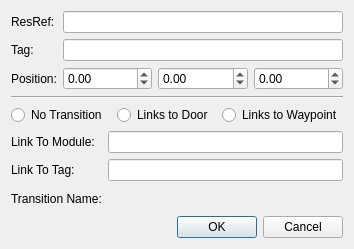
<?xml version="1.0" encoding="UTF-8"?>
<ui version="4.0">
 <class>Dialog</class>
 <widget class="QDialog" name="Dialog">
  <property name="geometry">
   <rect>
    <x>0</x>
    <y>0</y>
    <width>354</width>
    <height>240</height>
   </rect>
  </property>
  <property name="sizePolicy">
   <sizepolicy hsizetype="Fixed" vsizetype="Fixed">
    <horstretch>0</horstretch>
    <verstretch>0</verstretch>
   </sizepolicy>
  </property>
  <property name="windowTitle">
   <string>Edit Trigger</string>
  </property>
  <layout class="QVBoxLayout" name="verticalLayout">
   <item>
    <layout class="QFormLayout" name="formLayout">
     <item row="0" column="0">
      <widget class="QLabel" name="label">
       <property name="text">
        <string>ResRef:</string>
       </property>
      </widget>
     </item>
     <item row="0" column="1">
      <widget class="QLineEdit" name="resrefEdit">
       <property name="maxLength">
        <number>16</number>
       </property>
      </widget>
     </item>
     <item row="1" column="0">
      <widget class="QLabel" name="label_8">
       <property name="text">
        <string>Tag:</string>
       </property>
      </widget>
     </item>
     <item row="1" column="1">
      <widget class="QLineEdit" name="tagEdit"/>
     </item>
     <item row="2" column="0">
      <widget class="QLabel" name="label_2">
       <property name="text">
        <string>Position:</string>
       </property>
      </widget>
     </item>
     <item row="2" column="1">
      <layout class="QHBoxLayout" name="horizontalLayout">
       <item>
        <widget class="QDoubleSpinBox" name="xPosSpin">
         <property name="minimum">
          <double>-1000000.000000000000000</double>
         </property>
         <property name="maximum">
          <double>1000000.000000000000000</double>
         </property>
        </widget>
       </item>
       <item>
        <widget class="QDoubleSpinBox" name="yPosSpin">
         <property name="minimum">
          <double>-1000000.000000000000000</double>
         </property>
         <property name="maximum">
          <double>1000000.000000000000000</double>
         </property>
        </widget>
       </item>
       <item>
        <widget class="QDoubleSpinBox" name="zPosSpin">
         <property name="minimum">
          <double>-1000000.000000000000000</double>
         </property>
         <property name="maximum">
          <double>1000000.000000000000000</double>
         </property>
        </widget>
       </item>
      </layout>
     </item>
    </layout>
   </item>
   <item>
    <widget class="Line" name="line">
     <property name="orientation">
      <enum>Qt::Horizontal</enum>
     </property>
    </widget>
   </item>
   <item>
    <layout class="QHBoxLayout" name="horizontalLayout_2">
     <item>
      <widget class="QRadioButton" name="noTransCheck">
       <property name="text">
        <string>No Transition</string>
       </property>
      </widget>
     </item>
     <item>
      <widget class="QRadioButton" name="toDoorCheck">
       <property name="text">
        <string>Links to Door</string>
       </property>
      </widget>
     </item>
     <item>
      <widget class="QRadioButton" name="toWaypointCheck">
       <property name="text">
        <string>Links to Waypoint</string>
       </property>
      </widget>
     </item>
    </layout>
   </item>
   <item>
    <layout class="QFormLayout" name="formLayout_2">
     <item row="0" column="0">
      <widget class="QLabel" name="label_5">
       <property name="text">
        <string>Link To Module:</string>
       </property>
      </widget>
     </item>
     <item row="0" column="1">
      <widget class="QLineEdit" name="linkToModuleEdit">
       <property name="maxLength">
        <number>16</number>
       </property>
      </widget>
     </item>
     <item row="1" column="0">
      <widget class="QLabel" name="label_6">
       <property name="text">
        <string>Link To Tag:</string>
       </property>
      </widget>
     </item>
     <item row="1" column="1">
      <widget class="QLineEdit" name="linkToTagEdit"/>
     </item>
     <item row="2" column="0">
      <widget class="QLabel" name="label_7">
       <property name="text">
        <string>Transition Name:</string>
       </property>
      </widget>
     </item>
     <item row="2" column="1">
      <widget class="LocalizedStringLineEdit" name="transNameEdit" native="true">
       <property name="minimumSize">
        <size>
         <width>0</width>
         <height>23</height>
        </size>
       </property>
      </widget>
     </item>
    </layout>
   </item>
   <item>
    <widget class="QDialogButtonBox" name="buttonBox">
     <property name="orientation">
      <enum>Qt::Horizontal</enum>
     </property>
     <property name="standardButtons">
      <set>QDialogButtonBox::Cancel|QDialogButtonBox::Ok</set>
     </property>
    </widget>
   </item>
  </layout>
 </widget>
 <customwidgets>
  <customwidget>
   <class>LocalizedStringLineEdit</class>
   <extends>QWidget</extends>
   <header location="global">toolset.gui.widgets.locstring_edit</header>
   <container>1</container>
  </customwidget>
 </customwidgets>
 <resources/>
 <connections>
  <connection>
   <sender>buttonBox</sender>
   <signal>accepted()</signal>
   <receiver>Dialog</receiver>
   <slot>accept()</slot>
   <hints>
    <hint type="sourcelabel">
     <x>248</x>
     <y>254</y>
    </hint>
    <hint type="destinationlabel">
     <x>157</x>
     <y>274</y>
    </hint>
   </hints>
  </connection>
  <connection>
   <sender>buttonBox</sender>
   <signal>rejected()</signal>
   <receiver>Dialog</receiver>
   <slot>reject()</slot>
   <hints>
    <hint type="sourcelabel">
     <x>316</x>
     <y>260</y>
    </hint>
    <hint type="destinationlabel">
     <x>286</x>
     <y>274</y>
    </hint>
   </hints>
  </connection>
 </connections>
</ui>
